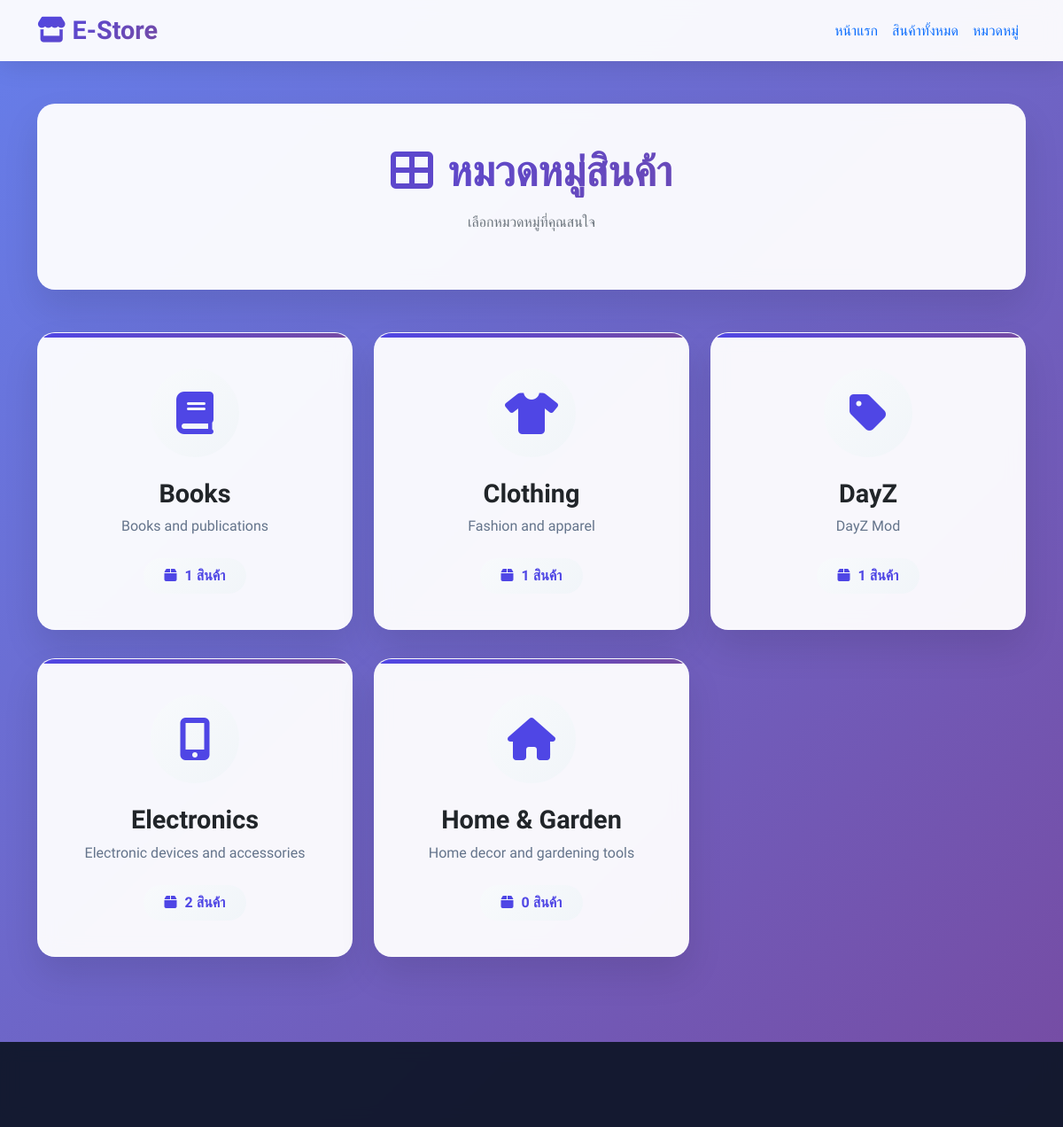
/categories.php, run on the app's committed database.
### tables this page shows
CREATE TABLE `categories` (
  `id` int(11) NOT NULL,
  `name` varchar(100) NOT NULL,
  `description` text DEFAULT NULL,
  `image_url` varchar(255) DEFAULT NULL,
  `status` enum('active','inactive') DEFAULT 'active',
  `created_at` timestamp NOT NULL DEFAULT current_timestamp()
);

### categories.php (the view, shortened to what this page needs)
<?php
$database = new Database();
$db = $database->getConnection();
$query = "SELECT c.*,
          COUNT(p.id) as product_count
          FROM categories c
          LEFT JOIN products p ON c.id = p.category_id AND p.status = 'active'
          WHERE c.status = 'active'
          GROUP BY c.id
          ORDER BY c.name";
$stmt = $db->prepare($query);
$stmt->execute();
$categories = $stmt->fetchAll(PDO::FETCH_ASSOC);
?>
<!DOCTYPE html>
<html lang="en">
<head>
    <link href="https://cdn.jsdelivr.net/npm/bootstrap@5.1.3/dist/css/bootstrap.min.css" rel="stylesheet">
    <link rel="stylesheet" href="https://cdnjs.cloudflare.com/ajax/libs/font-awesome/6.0.0/css/all.min.css">
</head>
<body>
    <nav class="navbar navbar-expand-lg">
        <div class="container">
            <a class="navbar-brand" href="index.php">
                <i class="fas fa-store"></i> E-Store
            </a>
            <div class="collapse navbar-collapse" id="navbarNav">
                <ul class="navbar-nav ms-auto">
                    <li class="nav-item">
                        <a class="nav-link" href="index.php">หน้าแรก</a>
                    </li>
                    <li class="nav-item">
                        <a class="nav-link" href="products.php">สินค้าทั้งหมด</a>
                    </li>
                    <li class="nav-item">
                        <a class="nav-link active" href="categories.php">หมวดหมู่</a>
                    </li>
                </ul>
            </div>
        </div>
    </nav>
    <div class="container">
        <div class="page-header">
            <h1><i class="fas fa-th-large me-3"></i>หมวดหมู่สินค้า</h1>
            <p class="text-muted">เลือกหมวดหมู่ที่คุณสนใจ</p>
        </div>
        <?php if(empty($categories)): ?>
            <div class="empty-state">
                <i class="fas fa-folder-open"></i>
                <h3>ยังไม่มีหมวดหมู่สินค้า</h3>
                <p>กรุณารอการอัพเดทจากทางร้าน</p>
                <a href="products.php" class="btn btn-primary mt-3">
                    <i class="fas fa-box me-2"></i>ดูสินค้าทั้งหมด
                </a>
            </div>
        <?php else: ?>
            <div class="row">
                <?php foreach($categories as $category): ?>
                <div class="col-md-4">
                    <a href="products.php?category=<?php echo $category['id']; ?>" class="category-card">
                        <div class="category-icon">
                            <i class="fas fa-<?php
                                echo $category['id'] == 1 ? 'mobile-alt' :
                                    ($category['id'] == 2 ? 'tshirt' :
                                    ($category['id'] == 3 ? 'book' :
                                    ($category['id'] == 4 ? 'home' : 'tag')));
                            ?>"></i>
                        </div>
                        <h3 class="category-name"><?php echo htmlspecialchars($category['name']); ?></h3>
                        <p class="category-description"><?php echo htmlspecialchars($category['description']); ?></p>
                        <span class="product-count">
                            <i class="fas fa-box"></i>
                            <?php echo $category['product_count']; ?> สินค้า
                        </span>
                    </a>
                </div>
                <?php endforeach; ?>
            </div>
        <?php endif; ?>
    </div>
    <footer class="footer">
    </footer>
</body>
</html>

### categories.php (style rules this page uses)
* { font-family: 'Prompt', sans-serif; }
:root { --primary: #4f46e5; --primary-dark: #4338ca; --primary-light: #818cf8; --secondary: #64748b; }
body { background: linear-gradient(135deg, #667eea 0%, #764ba2 100%); min-height: 100vh; }
.navbar { background: rgba(255, 255, 255, 0.95); backdrop-filter: blur(10px); box-shadow: 0 4px 30px rgba(0, 0, 0, 0.1); }
.navbar-brand { font-weight: 700; font-size: 1.8rem; background: linear-gradient(135deg, var(--primary) 0%, #764ba2 100%); -webkit-background-clip: text; -webkit-text-fill-color: transparent; }
.page-header { background: rgba(255, 255, 255, 0.95); backdrop-filter: blur(10px); border-radius: 20px; padding: 3rem; margin: 3rem 0; text-align: center; box-shadow: 0 20px 40px rgba(0, 0, 0, 0.1); }
.page-header h1 { font-size: 3rem; font-weight: 700; background: linear-gradient(135deg, var(--primary) 0%, #764ba2 100%); -webkit-background-clip: text; -webkit-text-fill-color: transparent; margin-bottom: 1rem; }
.category-card { background: rgba(255, 255, 255, 0.95); backdrop-filter: blur(10px); border-radius: 20px; padding: 2.5rem; text-align: center; margin-bottom: 2rem; box-shadow: 0 20px 40px rgba(0, 0, 0, 0.1); transition: all 0.3s; cursor: pointer; text-decoration: none; color: inherit; display: block; border: 1px solid rgba(255, 255, 255, 0.2); position: relative; overflow: hidden; }
.category-card:before { content: ''; position: absolute; top: 0; left: 0; right: 0; height: 5px; background: linear-gradient(135deg, var(--primary) 0%, #764ba2 100%); }
.category-icon { width: 100px; height: 100px; background: linear-gradient(135deg, #f8fafc 0%, #f1f5f9 100%); border-radius: 50%; display: flex; align-items: center; justify-content: center; margin: 0 auto 1.5rem; font-size: 3rem; color: var(--primary); transition: all 0.3s; }
.category-name { font-size: 1.8rem; font-weight: 700; margin-bottom: 0.5rem; color: var(--dark); }
.category-description { color: var(--secondary); margin-bottom: 1.5rem; font-size: 1rem; }
.product-count { display: inline-block; padding: 0.5rem 1.5rem; background: linear-gradient(135deg, #f8fafc 0%, #f1f5f9 100%); border-radius: 25px; color: var(--primary); font-weight: 600; }
.product-count i { margin-right: 5px; }
.footer { background: rgba(15, 23, 42, 0.95); backdrop-filter: blur(10px); color: white; padding: 4rem 0 2rem; margin-top: 4rem; }

### data on the page
categories: name "Books", description "Books and publications", product_count "1"
categories: name "Clothing", description "Fashion and apparel", product_count "1"
categories: name "DayZ", description "DayZ Mod", product_count "1"
categories: name "Electronics", description "Electronic devices and accessories", product_count "2"
categories: name "Home & Garden", description "Home decor and gardening tools", product_count "0"
